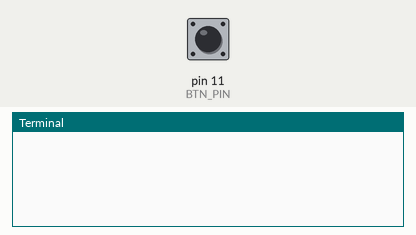
Bench run of a program on a simulated Raspberry Pi (header pin numbers). Parts: the last lines printed to the terminal. The test bench sets the inputs (shaded band); at power-on: pin 11 (BTN_PIN) HIGH. The clock reads 2024-03-15 10:24:30 at power-on unless the program sets it.

Above: at 1.2 s.
1.3 s: pin 11 (BTN_PIN) pulled LOW for 0.15 s
At 1.8 s:
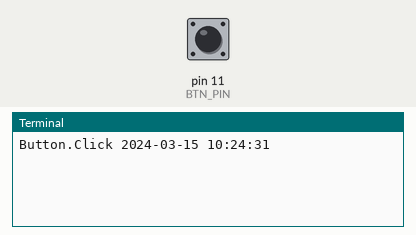
2.9 s: pin 11 (BTN_PIN) pulled LOW for 1 s
At 5.0 s:
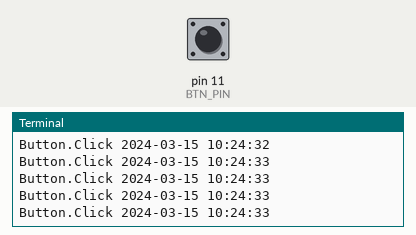
5.4 s: pin 11 (BTN_PIN) pulled LOW for 0.15 s
At 6.1 s:
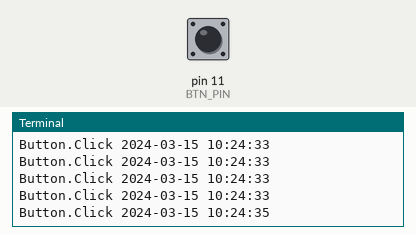
Timing chart, 0 to 8.4 s (numbered marks = the images above; inputs shaded):
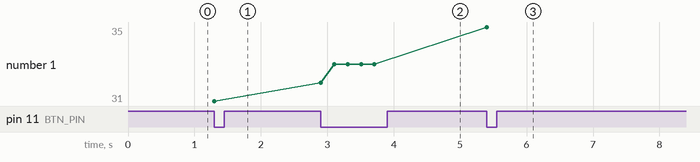

Measured:
- after the input at 1.3 s, the terminal: prints a new line at once (image 1)
- after the input at 2.9 s, the terminal: prints a new line at once (image 2)
- after the input at 5.4 s, the terminal: prints a new line at once (image 3)
- plotted number 1: 31 → 33 after the input at 2.9 s, 33 → 35 after the input at 5.4 s

The program:

push_button_debounces.py
```python
# (licence header left out)
import RPi.GPIO as GPIO
import time
from time import gmtime, strftime

GPIO.setmode(GPIO.BOARD)
BTN_PIN = 11
TIME_LAPSE = 0.2
GPIO.setup(BTN_PIN, GPIO.IN, pull_up_down=GPIO.PUD_UP)
previousTime = time.time()

try:
    while True:
        currentTime = time.time()
        if GPIO.input(BTN_PIN) == GPIO.LOW and (currentTime - previousTime) > TIME_LAPSE:
            previousTime = currentTime
            print("Button.Click"), strftime("%Y-%m-%d %H:%M:%S", gmtime())

except KeyboardInterrupt:
    print "Exception: KeyboardInterrupt"

finally:
    GPIO.cleanup()
```
